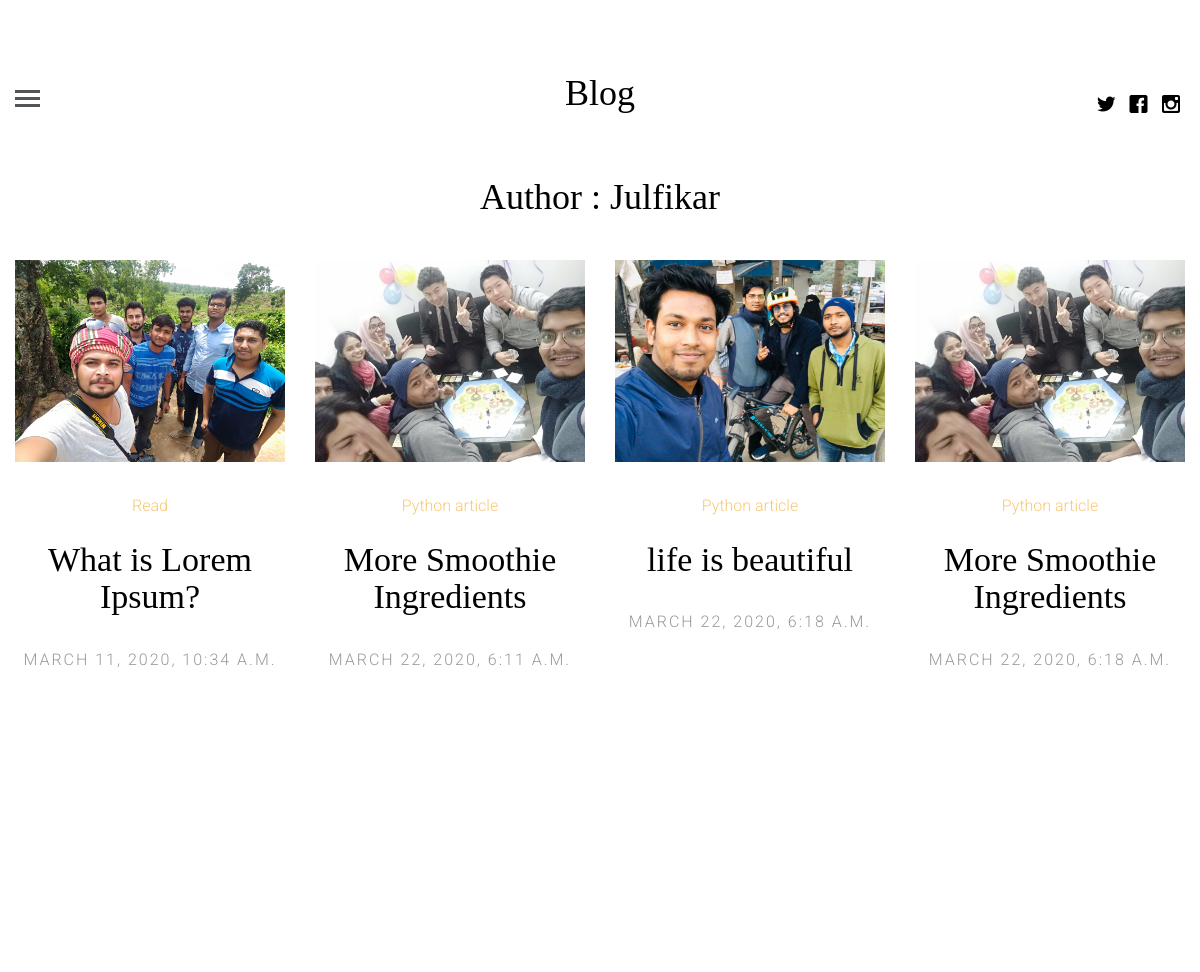
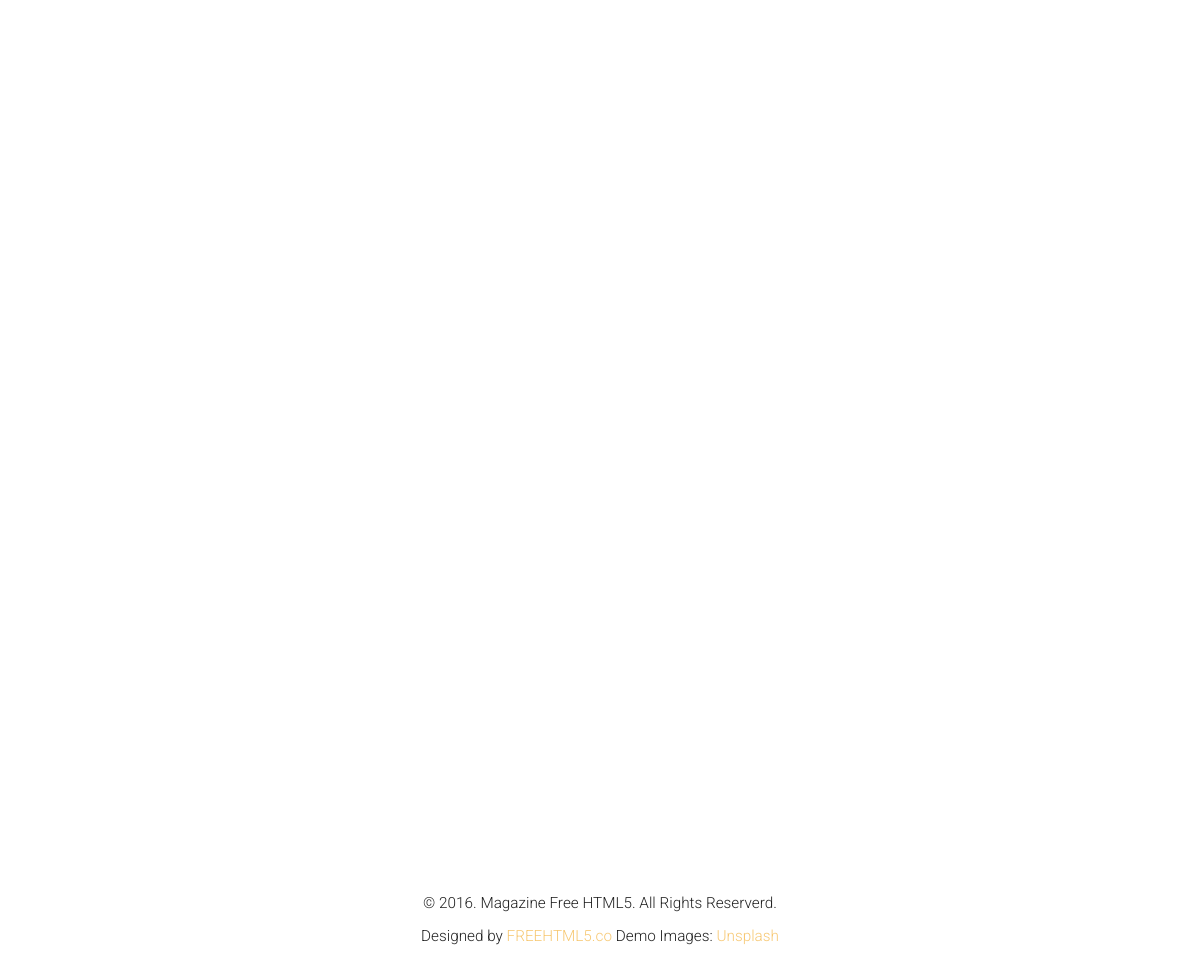
Screenshot of /author/Julfikar with the database file from the repository (2 pictures, top to bottom).
### blogApp/models.py (models this page shows, shortened)
class Author(models.Model):
    name = models.ForeignKey(User, on_delete=models.CASCADE)
    details = models.TextField()
    author_image = models.FileField()

class Article(models.Model):
    article_author = models.ForeignKey(Author, on_delete=models.CASCADE)
    title = models.CharField(max_length=200)
    body = models.TextField()
    image = models.FileField()
    posted_on = models.DateTimeField(auto_now_add=True, auto_now=False)
    updated_on = models.DateTimeField(auto_now=True, auto_now_add=False)
    category = models.ForeignKey(Category, on_delete=models.CASCADE)

class Category(models.Model):
    name = models.CharField(max_length=100)

### blogApp/views.py (the view)
# urls.py: path('author/<name>', views.getauthor, name="author"),
def getauthor(request, name):
    post_author = get_object_or_404(User, username=name)
    auth = get_object_or_404(Author, name=post_author.id)
    post = Article.objects.filter(article_author=auth.id)
    context = {
        "auth": auth,
        "post": post,
    }
    return render(request, "profile.html", context)

### templates/profile.html (shortened to what this page needs)
{% extends 'base.html' %}
{% block content %}
<h1 class="text-center">Author : {{ auth.name }}</h1><br>
    {% for p in post %}
        <article class="col-lg-3 col-md-3 col-sm-3 col-xs-6 col-xxs-12 animate-box">
        <figure>
            <a href="{% url 'single-post' id=p.id %}"><img src="{{p.image.url}}" alt="Image" class="img-responsive"></a>
        </figure>
        <span class="fh5co-meta"><a href="single.html">{{p.category.name}}</a></span>
        <h2 class="fh5co-article-title"><a href="{% url 'single-post' id=p.id %}">{{p.title}}</a></h2>
        <span class="fh5co-meta fh5co-date">{{p.posted_on}}</span>
    </article>
    {% endfor %}
{% endblock %}

### blogApp/static/css/style.css (style rules this page uses)
html { background: #fff; }
body { font-family: "Roboto", arial, sans-serif; font-size: 18px; font-weight: 300; line-height: 1.8; color: #222; background: #fff; }
a { color: #f7c873; -webkit-transition: 0.5s; -o-transition: 0.5s; transition: 0.5s; }
h1, h2, h3, h4, h5, h6 { font-family: "Playfair Display", times, serif; color: #000; }
.fh5co-post-entry article { text-align: center; float: left; margin-bottom: 110px; padding-left: 3em; padding-right: 3em; }
@media screen and (max-width: 1200px) { .fh5co-post-entry article { margin-bottom: 80px; padding-left: 15px; padding-right: 15px; } }
.fh5co-post-entry article a img { opacity: 1; -webkit-transition: 0.5s; -o-transition: 0.5s; transition: 0.5s; }
.fh5co-post-entry article figure { margin-bottom: 30px; }
.fh5co-post-entry article h2 { font-family: "Playfair Display", times, serif; font-size: 34px; color: #000; margin-bottom: 30px; }
.fh5co-post-entry article h2 a { color: #000; }
.fh5co-post-entry article .fh5co-meta { font-size: 16px; font-family: "Roboto", arial, sans-serif; color: #999999; margin-bottom: 20px; display: block; }
.fh5co-post-entry article .fh5co-meta.fh5co-date { text-transform: uppercase; letter-spacing: 2px; }
.js .to-animate, .js .to-animate-2, .js .animate-box { opacity: 0; }

### rows the page displays
Author: name "Julfikar"
Article: image (picture), category.name "Read", title "What is Lorem Ipsum?", posted_on "MARCH 11, 2020, 10:34 A.M."
Article: image (picture), category.name "Python article", title "More Smoothie Ingredients", posted_on "MARCH 22, 2020, 6:11 A.M."
Article: image (picture), category.name "Python article", title "life is beautiful", posted_on "MARCH 22, 2020, 6:18 A.M."
Article: image (picture), category.name "Python article", title "More Smoothie Ingredients", posted_on "MARCH 22, 2020, 6:18 A.M."
